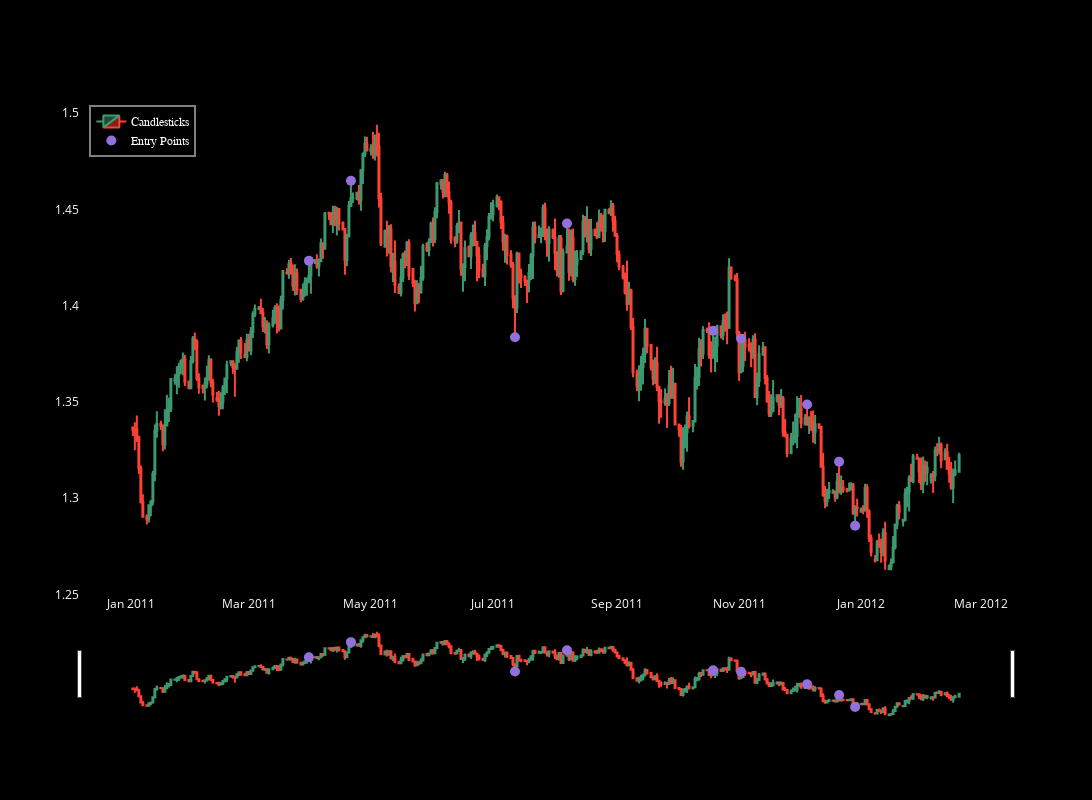

Notebook code cell kept with this figure:
### Code cell
dfD = detect_rejection_candles(dfD, body_perc_limit=2e-3)
dfD = add_pointpos_column(dfD, "candlesignal_rej")
plot_candlestick_with_signals(dfD, start_index=0, num_rows=355)

### Figure 1 — Plotly figure (JSON) as saved in the notebook; plotly's stock layout.template omitted (floating-point values rounded to 4 significant figures; data arrays with more than 128 entries replaced by an {"elided": "..."} marker saying what was removed)
{"data": [{"close": {"elided": "355 float values"}, "high": {"elided": "355 float values"}, "low": {"elided": "355 float values"}, "name": "Candlesticks", "open": {"elided": "355 float values"}, "type": "candlestick", "x": {"elided": "355 str values"}, "xaxis": "x", "yaxis": "y"}, {"marker": {"color": "MediumPurple", "size": 10, "symbol": "circle"}, "mode": "markers", "name": "Entry Points", "type": "scatter", "x": {"elided": "355 str values"}, "xaxis": "x", "y": {"elided": "355 float values"}, "yaxis": "y"}], "layout": {"font": {"color": "white"}, "height": 800, "legend": {"bgcolor": "black", "bordercolor": "gray", "borderwidth": 2, "font": {"color": "white", "family": "sans-serif", "size": 12}, "traceorder": "normal", "x": 0.01, "y": 0.99}, "paper_bgcolor": "black", "plot_bgcolor": "black", "showlegend": true, "width": 1200, "xaxis": {"anchor": "y", "domain": [0, 1], "showgrid": false, "zeroline": false}, "yaxis": {"anchor": "x", "domain": [0, 1], "showgrid": false, "zeroline": false}}}
